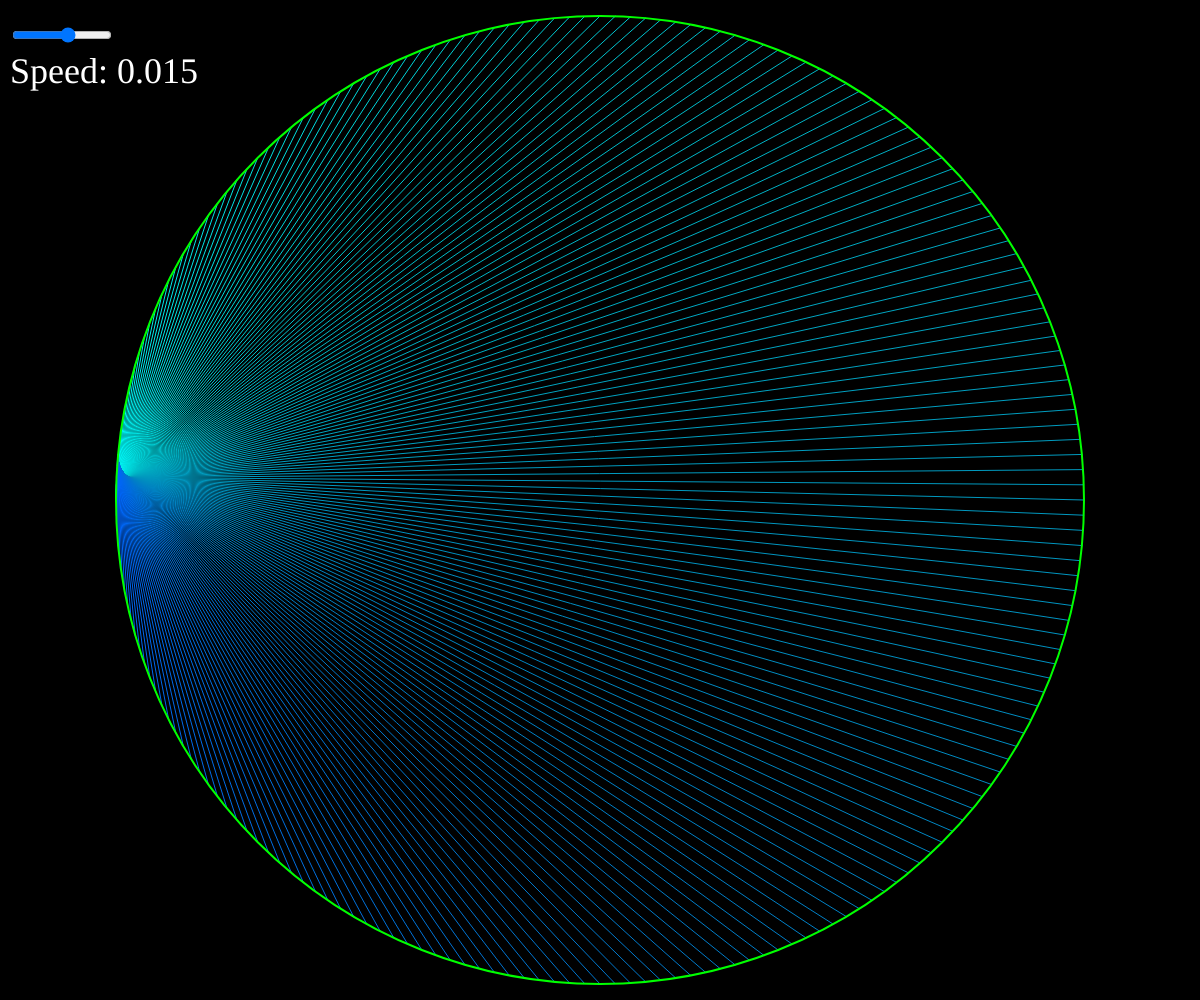
Frame 1 (no input)
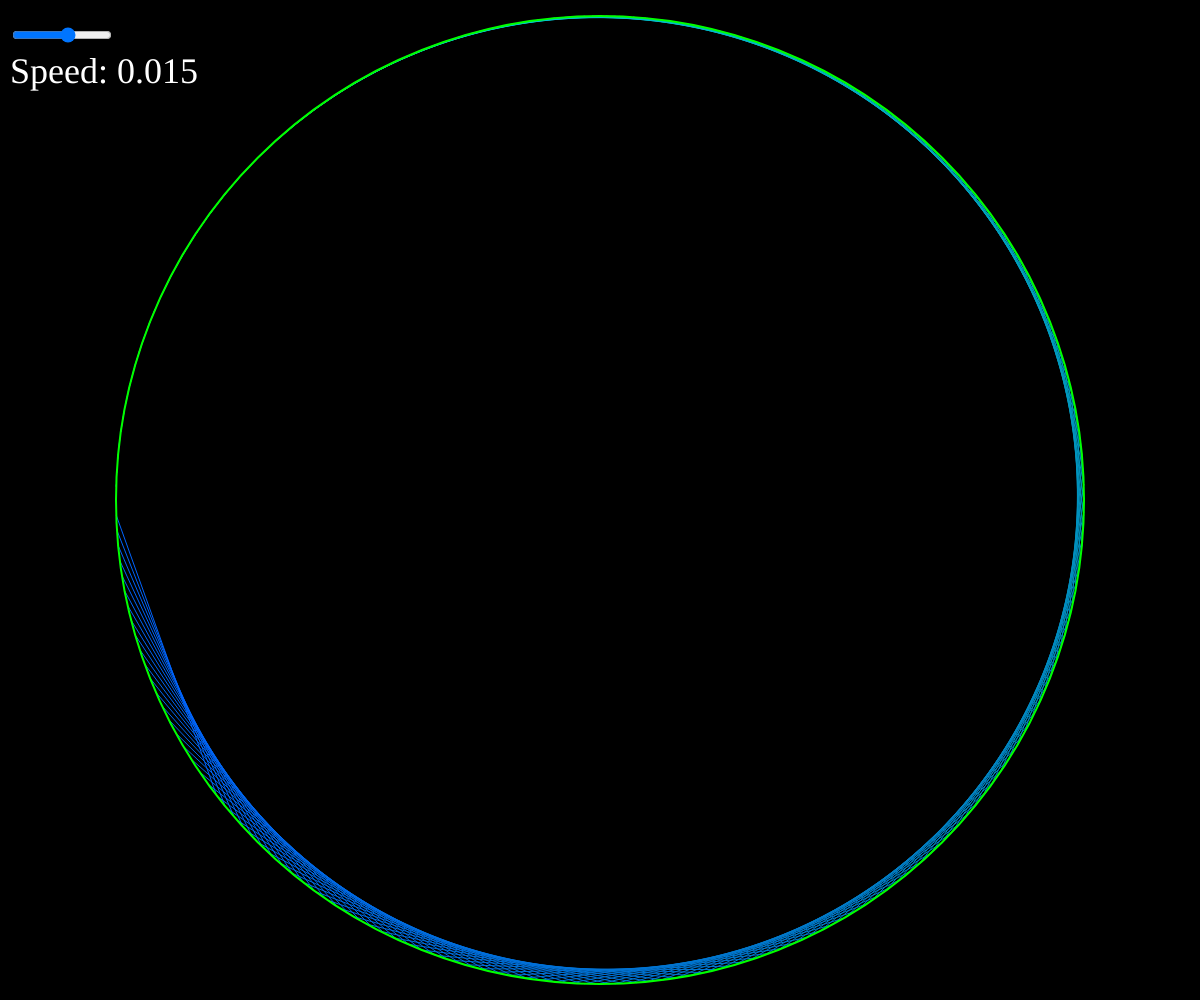
Frame 60 (no input)
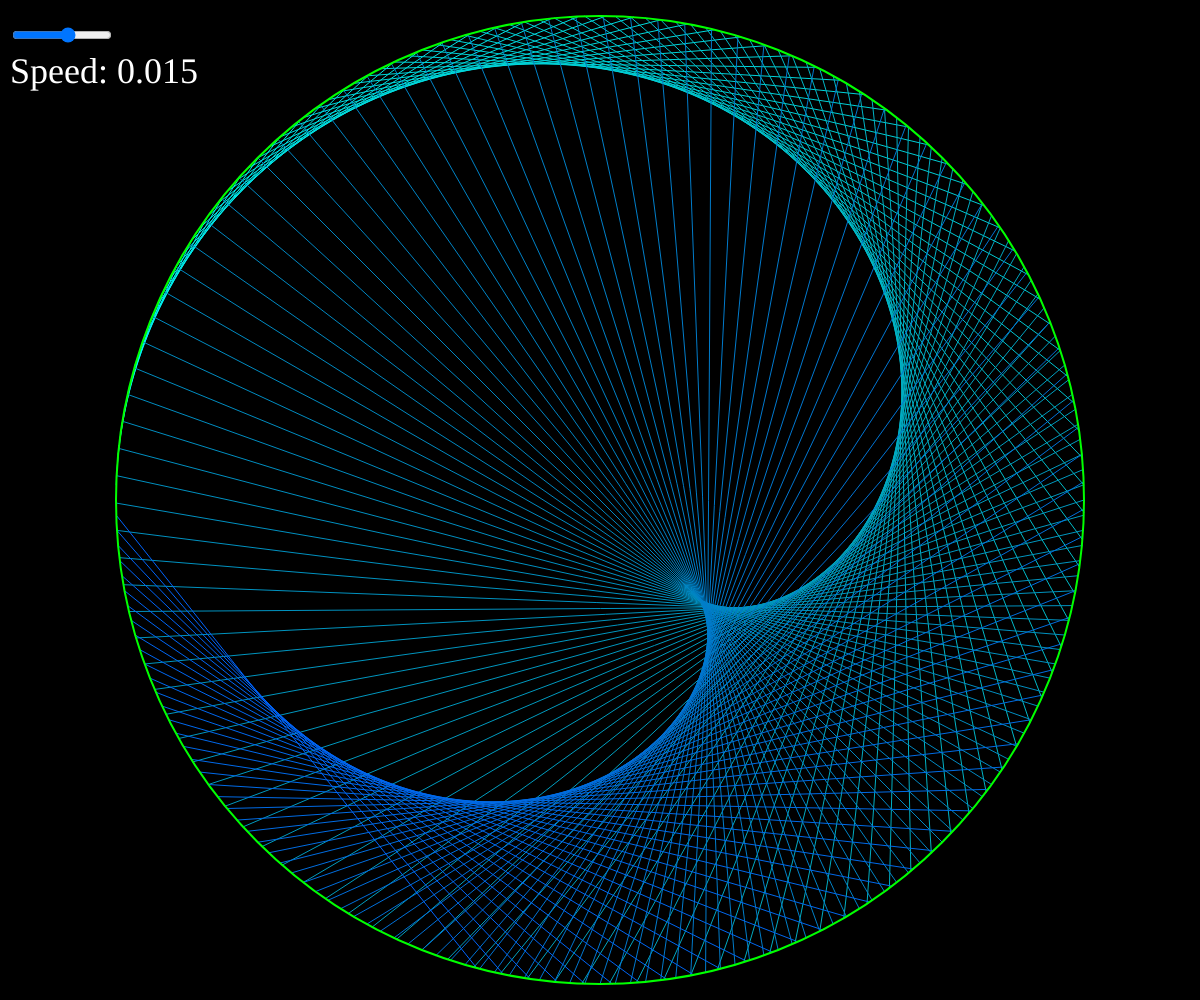
Frame 120 (the mouse pressed at the canvas centre since frame 60)

The p5.js sketch that drew these frames (run headless with seeded random() and noise() and a simulated clock; from frame 60 on, the mouse is pressed at the canvas centre):

// p5.js sketch
// ── sketch.js
let r;
let vermenigvuldiging = 0;
const totaal = 200;

let slider;
let tekst;

function setup() {
  createCanvas(windowWidth, windowHeight);
  //zorg dat de scrollbar weg is
  document.documentElement.style.overflow = 'hidden';
  document.body.scroll = "no";
  r = height / 2 - 16;
  slider = createSlider(-0.1, 0.1, 0.015, 0.001);
  slider.position(10, 25);
  slider.style('width', '100px');

  tekst = createDiv('Speed: ');
  tekst.position(10, 50);
  tekst.style('color', color(255));
  tekst.style('font-size', '27pt');
}

function krijgVector(index, totaal) {
  const hoek = map(index % totaal, 0, totaal, 0, TWO_PI);
  const v = p5.Vector.fromAngle(hoek + PI);
  v.mult(r);
  return v;
}

function draw() {
  tekst.html("Speed: " + slider.value());
  background(0);
  translate(width / 2, height / 2);
  vermenigvuldiging += slider.value();

  strokeWeight(1);
  for (let i = 0; i < totaal; i++) {
    const a = krijgVector(i, totaal);
    const b = krijgVector(i * vermenigvuldiging, totaal);

    let rad = map(i, 0, totaal, 0, 2*PI);

    strokeWeight(1);
    stroke(
      0,
      map(rad, 0, 2 * PI, 255, map(rad, 0, 2 * PI, 0, 100)),
      map(rad, 0, 2 * PI, 255, map(rad, 0, 2 * PI, 0, 255))
    );
    line(a.x, a.y, b.x, b.y);
  }
  stroke(0, 255, 0);
  strokeWeight(2);
  noFill();
  ellipse(0, 0, r * 2);
}
